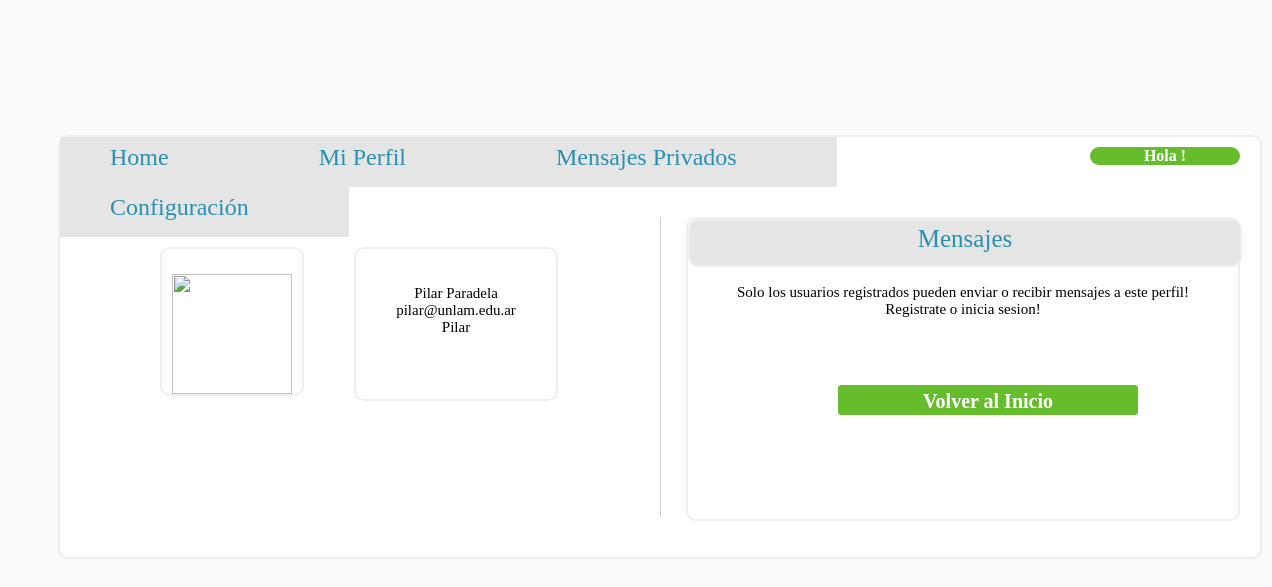
The page /paginas/perfil.php?p=3 on the database its author committed.
### tables this page shows
CREATE TABLE `usuario` (
  `idusuario` int(11) NOT NULL AUTO_INCREMENT,
  `nombre` text NOT NULL,
  `apellido` text NOT NULL,
  `mail` text NOT NULL,
  `descripcion` text,
  `password` text NOT NULL,
  `administrador` int(11) NOT NULL DEFAULT '0',
  `privacidad` int(11) NOT NULL DEFAULT '3',
  PRIMARY KEY (`idusuario`)
);

### paginas/mysql.php (called while the page is built, shortened)
<?php
$server="localhost:3306";
$user="root";
$password="";
$conexion=(mysqli_connect($server,$user,$password));
$consulta=mysqli_query($conexion,$con);
?>

### paginas/perfil.php (the view, shortened to what this page needs)
<!DOCTYPE html>
<html>
<head>
	<link rel="stylesheet" type="text/css" href="../css/estilo2.css"/>
</head>
<body>
		<div id="container">
					<ul class="dropdown">
						<li><a href="home.php" class="dir">Home</a></li>
						<li><a href="perfil.php" class="dir">Mi Perfil</a></li>
						<li><a href="mensajes-privados.php" class="dir">Mensajes Privados</a></li>
						<li><a href="conf.php" class="dir">Configuraci&oacute;n</a></li>
					</ul>
					<?php
					$activo=$_SESSION['activo'];
					?>
					<div class="bienvenidos">
						Hola <?php
							?>!
					</div>
					<div id="perfilmostrar">
							<div class="imagen"><img src="../img/perfildefault.png." width="120px" height="120px" alt=""/></a></div>
							<div id="infoperfil"><p>
								<?php
								$perf=$_GET['p'];
								if ($perf!=NULL) {
												$con="CALL perfil('$perf')";
												require ("mysql.php");
												while($resultados=mysqli_fetch_array($consulta)){
													echo '<div class="aviso">'.$resultados['nombre'].' ';
													echo $resultados['apellido'].'</br></div>';
													echo '<div class="aviso">'.$resultados['mail'].'</br></div>';
													echo '<div class="aviso">'.$resultados['descripcion'].'</div>';
												}
								     }
								?></p></div>
					</div>
					<div class="lineavertical"></div>
					<div id="mensajes">
						<div id="mensajestitulo">Mensajes</div>
					<?php
						$con="CALL perfil($perf)";
						require ("mysql.php");
						$g=mysqli_fetch_array($consulta);
						$privacidad=$g['privacidad'];
						if ($activo!=NULL) {
							if($perf!=NULL){
								switch ($privacidad) {
									case '1':
									if ($seguidores!=NULL){
										$con="CALL mensajes('$perf')";
										require ("mysql.php");
										?>
											<div class="mensajesrecibidos">
										<?php
										while($f=mysqli_fetch_array($consulta)){
																				echo '<div class="aviso"></br>'.$f['nombre'].' ';
																				echo $f['apellido'].'</br></div>';
																				echo '<div class="aviso">'.$f['mensaje'].'</div>';
																				}
										mysqli_close($conexion);
										?>
										</div>
										<div class="escribir">
												<form method="post" action="envio-msj.php" name="busqueda">
												<textarea id="mensaje" name="mensaje" placeholder="Escriba su mensaje aqu&iacute;. Maximo 200 caracteres" rows="3" cols="60" onkeypress="return limita(this,event,200)"
                                                onkeyup="cuenta(this,event,200,'contador')"></textarea>
                                                <span id="contador"></span>
												<input type="hidden" id="receptor" name="receptor" value="<?php echo $perf;?>"/>
												<input type="submit" id="botonsend" name="enviar" value="Enviar"/></form>
										</div>
									<?php }
										 else echo '<div class="aviso">
										 			</br>La privacidad de este usuario no permite que envies ni que leas sus msjs</div>';
										break;
									case '2':
									if ($seguidores!=NULL){
										$con="CALL mensajes('$perf')";
										require ("mysql.php");
										?>
											<div class="mensajesrecibidos">
										<?php
										while($f=mysqli_fetch_array($consulta)){
																				echo '<div class="aviso"></br>'.$f['nombre'].' ';
																				echo $f['apellido'].'</br></div>';
																				echo '<div class="aviso">'.$f['mensaje'].'</div>';
																				}
										mysqli_close($conexion);
										?>
										</div>
										<div class="escribir">
												<form method="post" action="envio-msj.php" name="busqueda">
												<textarea id="mensaje" name="mensaje" placeholder="Escriba su mensaje aqu&iacute;. Maximo 200 caracteres" rows="3" cols="60" onkeypress="return limita(this,event,200)"
                                                onkeyup="cuenta(this,event,200,'contador')"></textarea>
                                                <span id="contador"></span>
												<input type="hidden" id="receptor" name="receptor" value="<?php echo $perf;?>"/>
												<input type="submit" id="botonsend" name="enviar" value="Enviar"/></form>
										</div>
									<?php }
									else {
										$con="CALL mensajes('$perf')";
										require ("mysql.php");
										?>
											<div class="mensajesrecibidos">
										<?php
										while($f=mysqli_fetch_array($consulta)){
																				echo '<div class="aviso"></br>'.$f['nombre'].' ';
																				echo $f['apellido'].'</br></div>';
																				echo '<div class="aviso">'.$f['mensaje'].'</div>';
																				}
										mysqli_close($conexion);
										?>
										</div>
										<?php
										}
										break;
										default:
										$con="CALL mensajes('$perf')";
										require ("mysql.php");
										?>
											<div class="mensajesrecibidos">
										<?php
										while($f=mysqli_fetch_array($consulta)){
																				echo '<div class="aviso"></br>'.$f['nombre'].' ';
																				echo $f['apellido'].'</br></div>';
																				echo '<div class="aviso">'.$f['mensaje'].'</div>';
																				}
										mysqli_close($conexion);
										?>
										</div>
										<div class="escribir">
												<form method="post" action="envio-msj.php" name="busqueda">
												<textarea id="mensaje" name="mensaje" placeholder="Escriba su mensaje aqu&iacute;. Maximo 200 caracteres" rows="3" cols="60" onkeypress="return limita(this,event,200)"
                                                onkeyup="cuenta(this,event,200,'contador')"></textarea>
                                                <span id="contador"></span>
												<input type="hidden" id="receptor" name="receptor" value="<?php echo $perf;?>"/>
												<input type="submit" id="botonsend" name="enviar" value="Enviar"/></form>
										</div>
										<?php
										break;
								}
											}
							else {
									$con="CALL mensajes('$idusr')";
										require ("mysql.php");
										?>
											<div class="mensajesrecibidos">
										<?php
										while($f=mysqli_fetch_array($consulta)){
																				echo '<div class="aviso"></br>'.$f['nombre'].' ';
																				echo $f['apellido'].'</br></div>';
																				echo '<div class="aviso">'.$f['mensaje'].'</div>';
																				}
										mysqli_close($conexion);
										?>
										</div>
										<div class="escribir">
												<form method="post" action="envio-msj.php" name="busqueda">
												<textarea id="mensaje" name="mensaje" placeholder="Escriba su mensaje aqu&iacute;. Maximo 200 caracteres" rows="3" cols="60" onkeypress="return limita(this,event,200)"
                                                onkeyup="cuenta(this,event,200,'contador')"></textarea>
                                                <span id="contador"></span>
												<input type="hidden" id="receptor" name="receptor" value="<?php echo $perf;?>"/>
												<input type="submit" id="botonsend" name="enviar" value="Enviar"/></form>
										</div>
								<?php
								}
											}
						else	{
							if($perf!=NULL){
										switch ($privacidad) {
											case '1':
												echo "<div class='aviso'><br/>Solo los usuarios registrados pueden enviar o recibir mensajes a este perfil!<br/>
												Registrate o inicia sesion!<br/><br/></div>";
												echo "<form action='../index.php'>
    											<input type=submit value='Volver al Inicio' name='logon' id='botonback'>
												</form>";
											break;
										?>
										<?php
										}
									}
							else{
							echo "<div class='aviso'><br/>Solo los usuarios registrados tienen mensajes! Registrate o inicia sesion!<br/><br/></div>";
							echo "<form action='../index.php'>
    						<input type=submit value='Volver al Inicio' name='logon' id='botonback'>
							</form>";
								}
						}
					?>
					</div>
  		</div>
</body>
</body>
</html>

### css/estilo2.css (style rules this page uses)
body { background-color: #fafafa; background-image:url("../img/fondo3.jpg"); background-position: center center; background-repeat: no-repeat; background-attachment: fixed; background-size: cover; }
#container { width: 1200px; height: 420px; margin-top: 135px; border-radius: 10px; border:solid; border-color: #edeeee; border-width: 2px; margin-right: 50px; margin-left:50px; background-color: #fff; }
.dropdown { height:50px; width:960px; }
ul.dropdown, ul.dropdown li, ul.dropdown ul { list-style: none; margin: 0; padding: 0; height: 50px; }
ul.dropdown { position: relative; z-index: 597; float: left; height: 50px; }
ul.dropdown li { float: left; min-height: 1px; line-height: 1.3em; vertical-align: middle; height: 50px; }
ul.dropdown { font: normal 12px 'Corbel', text-transform: uppercase; height: 50px; }
ul.dropdown li { padding: 7px 0; background-color: #E5E5E5; color: #2890B0; line-height: normal; height: 50px; }
ul.dropdown a:link, ul.dropdown a:visited { color: #2890B0; text-decoration: none; font-family: 'Corbel';font-size: 24px; }
ul.dropdown *.dir { padding-right: 100px; background-image: none; background-position: 100% 50%; background-repeat: no-repeat; }
ul.dropdown li a { display: block; padding: 7px 50px; }
ul.dropdown li { padding: 0; }
#perfilmostrar { width: 550px; height: 300px; float: left; }
.imagen { padding-top: 25px; padding-left: 10px; margin-left: 100px; margin-top: 60px; border-radius: 10px; border: solid; border-width: 2px; border-color: #edeeee; width: 130px; height: 120px; float: left; }
#infoperfil { border-radius: 10px; border: solid; border-width: 2px; border-color: #edeeee; width: 200px; height: 150px; float: left; margin-right: 20px; margin-left: 50px; margin-top: 60px; }
p { text-align: center; padding: 2px; }
.lineavertical { border-left: 1px solid #ccc; height: 300px; width: 1px; margin-left: 600px; margin-top: 80px; position: absolute; }
#mensajes { width: 550px; height: 300px; float: right; margin-top: 30px; margin-right: 20px; border-radius: 10px; border: solid; border-width: 2px; border-color: #edeeee; }
#mensajestitulo { border: solid; width: 100%; height: 40px; text-align: center; padding-top: 4px; font-family: 'Corbel'; font-size: 25px; color: #2890B0; background-color: #E5E5E5; border-radius: 10px; border: solid; border-width: 2px; border-color: #edeeee; }
.bienvenidos { color: #fff; background-color: #66bd2b; border-color: #2e6da4; width: 150px; float: right; margin-top: 10px; margin-right: 20px; text-align: center; font-family: 'Corbel'; border-radius: 10px; font-weight: bold; }
.aviso { font-family: 'Corbel'; text-align: center; font-size: 15px; }
#botonback { float: right; margin-top: 50px; margin-right: 100px; background-color: #66bd2b; border-color:#66bd2b; border-width: 1px; width:300px; height: 30px; line-height: 29px; font-family:'Corbel'; color:#fff; font-size:20px; border-radius:3px; border-style: solid; font-weight: bold; }

### rows shown on the page
usuario: nombre "Pilar", apellido "Paradela", mail "pilar@unlam.edu.ar", descripcion "Pilar"
